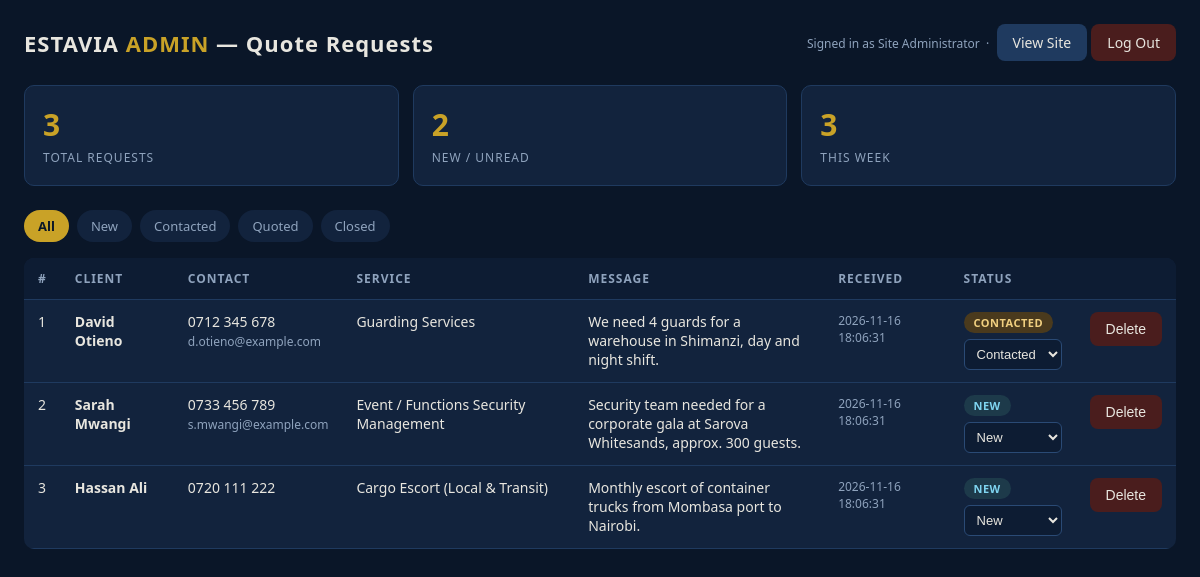
/admin/index.php (signed in), run on the app's committed database.
### tables this page shows
CREATE TABLE quote_requests (
  id         INT UNSIGNED AUTO_INCREMENT PRIMARY KEY,
  name       VARCHAR(100) NOT NULL,
  phone      VARCHAR(30)  NOT NULL,
  email      VARCHAR(120) NULL,
  service    VARCHAR(120) NOT NULL,
  message    TEXT NULL,
  status     ENUM('new','contacted','quoted','closed') NOT NULL DEFAULT 'new',
  ip_address VARCHAR(45)  NULL,
  created_at TIMESTAMP NOT NULL DEFAULT CURRENT_TIMESTAMP,
  updated_at TIMESTAMP NOT NULL DEFAULT CURRENT_TIMESTAMP ON UPDATE CURRENT_TIMESTAMP,
  INDEX idx_status (status),
  INDEX idx_created (created_at)
);

### includes/functions.php (called while the page is built, shortened)
<?php
function e(?string $value): string
{
    return htmlspecialchars((string) $value, ENT_QUOTES | ENT_SUBSTITUTE, 'UTF-8');
}

### admin/index.php (the view, shortened to what this page needs)
<?php
$pdo = db();
$stats = [
    'total'    => (int) $pdo->query('SELECT COUNT(*) FROM quote_requests')->fetchColumn(),
    'new'      => (int) $pdo->query("SELECT COUNT(*) FROM quote_requests WHERE status = 'new'")->fetchColumn(),
    'this_week'=> (int) $pdo->query('SELECT COUNT(*) FROM quote_requests WHERE created_at > (NOW() - INTERVAL 7 DAY)')->fetchColumn(),
];
$filter = $_GET['status'] ?? '';
$allowedFilters = ['new', 'contacted', 'quoted', 'closed'];
if (in_array($filter, $allowedFilters, true)) {
    $stmt = $pdo->prepare('SELECT * FROM quote_requests WHERE status = :s ORDER BY created_at DESC');
    $stmt->execute([':s' => $filter]);
    $rows = $stmt->fetchAll();
} else {
    $rows = $pdo->query('SELECT * FROM quote_requests ORDER BY created_at DESC')->fetchAll();
}
?>
<!DOCTYPE html>
<html lang="en">
<head>
</head>
<body>
<header>
  <h1>ESTAVIA <span>ADMIN</span> — Quote Requests</h1>
  <div>
    <span class="muted">Signed in as <?= e($_SESSION['admin_name'] ?? 'Admin') ?> &nbsp;·&nbsp;</span>
    <a class="btn" href="../index.php">View Site</a>
    <a class="btn btn-danger" href="logout.php">Log Out</a>
  </div>
</header>
<div class="stats">
  <div class="stat"><b><?= $stats['total'] ?></b><span>Total Requests</span></div>
  <div class="stat"><b><?= $stats['new'] ?></b><span>New / Unread</span></div>
  <div class="stat"><b><?= $stats['this_week'] ?></b><span>This Week</span></div>
</div>
<div class="filters">
  <a href="index.php" class="<?= $filter === '' ? 'active' : '' ?>">All</a>
  <?php foreach ($allowedFilters as $f): ?>
    <a href="?status=<?= $f ?>" class="<?= $filter === $f ? 'active' : '' ?>"><?= ucfirst($f) ?></a>
  <?php endforeach; ?>
</div>
<div class="wrap">
<table>
  <thead>
    <tr><th>#</th><th>Client</th><th>Contact</th><th>Service</th><th>Message</th><th>Received</th><th>Status</th><th></th></tr>
  </thead>
  <tbody>
  <?php foreach ($rows as $r): ?>
    <tr>
      <td><?= (int) $r['id'] ?></td>
      <td><strong><?= e($r['name']) ?></strong><br><span class="muted"><?= e($r['ip_address'] ?? '') ?></span></td>
      <td><?= e($r['phone']) ?><?php if ($r['email']): ?><br><span class="muted"><?= e($r['email']) ?></span><?php endif; ?></td>
      <td><?= e($r['service']) ?></td>
      <td class="msg"><?= e($r['message'] ?? '—') ?></td>
      <td class="muted"><?= e($r['created_at']) ?></td>
      <td>
        <span class="pill <?= e($r['status']) ?>"><?= e($r['status']) ?></span>
        <form method="post" style="margin-top:6px">
          <select name="status" onchange="this.form.submit()">
            <?php foreach (['new','contacted','quoted','closed'] as $s): ?>
              <option value="<?= $s ?>" <?= $r['status'] === $s ? 'selected' : '' ?>><?= ucfirst($s) ?></option>
            <?php endforeach; ?>
          </select>
        </form>
      </td>
      <td>
        <form method="post" onsubmit="return confirm('Delete this request permanently?')">
          <button class="btn btn-danger" type="submit">Delete</button>
        </form>
      </td>
    </tr>
  <?php endforeach; ?>
  </tbody>
</table>
</div>
</body>
</html>

### admin/index.php (style rules this page uses)
* { box-sizing:border-box;margin:0;padding:0 }
body { font-family:'Segoe UI',Arial,sans-serif;background:#0a1628;color:#e8e6df;padding:24px }
header { display:flex;flex-wrap:wrap;gap:16px;align-items:center;justify-content:space-between;margin-bottom:24px }
h1 { font-size:22px;letter-spacing:1px }
h1 span { color:#c9a227 }
.btn { display:inline-block;padding:9px 16px;border-radius:8px;background:#1f3a5f;color:#e8e6df; text-decoration:none;font-size:14px;border:0;cursor:pointer }
.btn-danger { background:#4a1d1d }
.stats { display:grid;grid-template-columns:repeat(auto-fit,minmax(160px,1fr));gap:14px;margin-bottom:24px }
.stat { background:#12233d;border:1px solid #1f3a5f;border-radius:10px;padding:18px }
.stat b { display:block;font-size:30px;color:#c9a227 }
.stat span { font-size:12px;letter-spacing:1px;text-transform:uppercase;color:#8fa3bd }
.filters { margin-bottom:16px;display:flex;gap:8px;flex-wrap:wrap }
.filters a { padding:7px 14px;border-radius:20px;background:#12233d;color:#8fa3bd;text-decoration:none;font-size:13px }
.filters a.active { background:#c9a227;color:#0a1628;font-weight:700 }
table { width:100%;border-collapse:collapse;background:#12233d;border-radius:10px;overflow:hidden }
th,td { padding:12px 14px;text-align:left;border-bottom:1px solid #1f3a5f;font-size:14px;vertical-align:top }
th { background:#0d1c33;font-size:12px;letter-spacing:1px;text-transform:uppercase;color:#8fa3bd }
.pill { display:inline-block;padding:3px 10px;border-radius:12px;font-size:11px;font-weight:700;text-transform:uppercase;letter-spacing:.5px }
.new { background:#1d3a4a;color:#7fd4f0 }
.contacted { background:#4a3a1d;color:#f0cf7f }
select,input[type=hidden] { font-size:13px }
select { padding:6px 8px;border-radius:6px;border:1px solid #2a4a75;background:#0d1c33;color:#e8e6df }
.muted { color:#8fa3bd;font-size:12px }
.msg { max-width:320px;white-space:pre-wrap }
.wrap { overflow-x:auto }

### data on the page
quote_requests: id "1", name "David Otieno", phone "0712 345 678", email "d.otieno@example.com", service "Guarding Services", message "We need 4 guards for a warehouse in Shimanzi, day and night shift.", created_at "2026-11-16 18:06:31", status "CONTACTED", status "Contacted"
quote_requests: id "2", name "Sarah Mwangi", phone "0733 456 789", email "s.mwangi@example.com", service "Event / Functions Security Management", message "Security team needed for a corporate gala at Sarova Whitesands, approx. 300 guests.", created_at "2026-11-16 18:06:31", status "NEW", status "New"
quote_requests: id "3", name "Hassan Ali", phone "0720 111 222", service "Cargo Escort (Local & Transit)", message "Monthly escort of container trucks from Mombasa port to Nairobi.", created_at "2026-11-16 18:06:31", status "NEW", status "New"

### other printed values
$_SESSION['admin_name'] "Site Administrator"
$stats['total'] "3"
$stats['new'] "2"
$stats['this_week'] "3"
$f "New"
$f "Contacted"
$f "Quoted"
$f "Closed"
